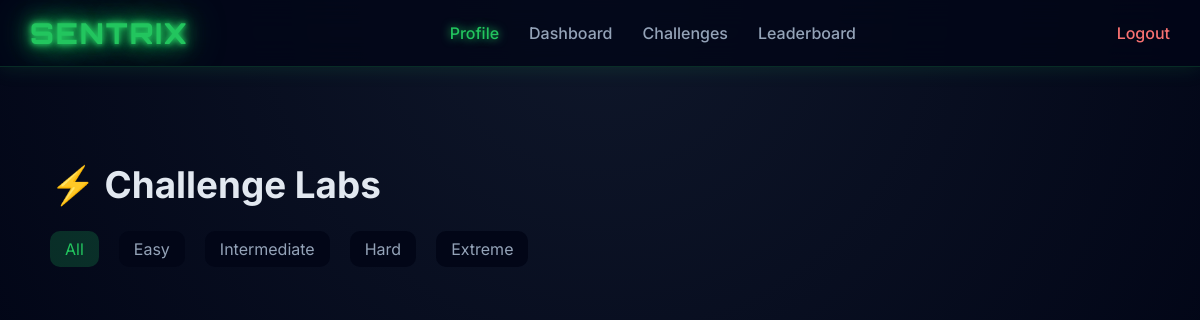
The page /public/challenges.php on the database as committed earlier.
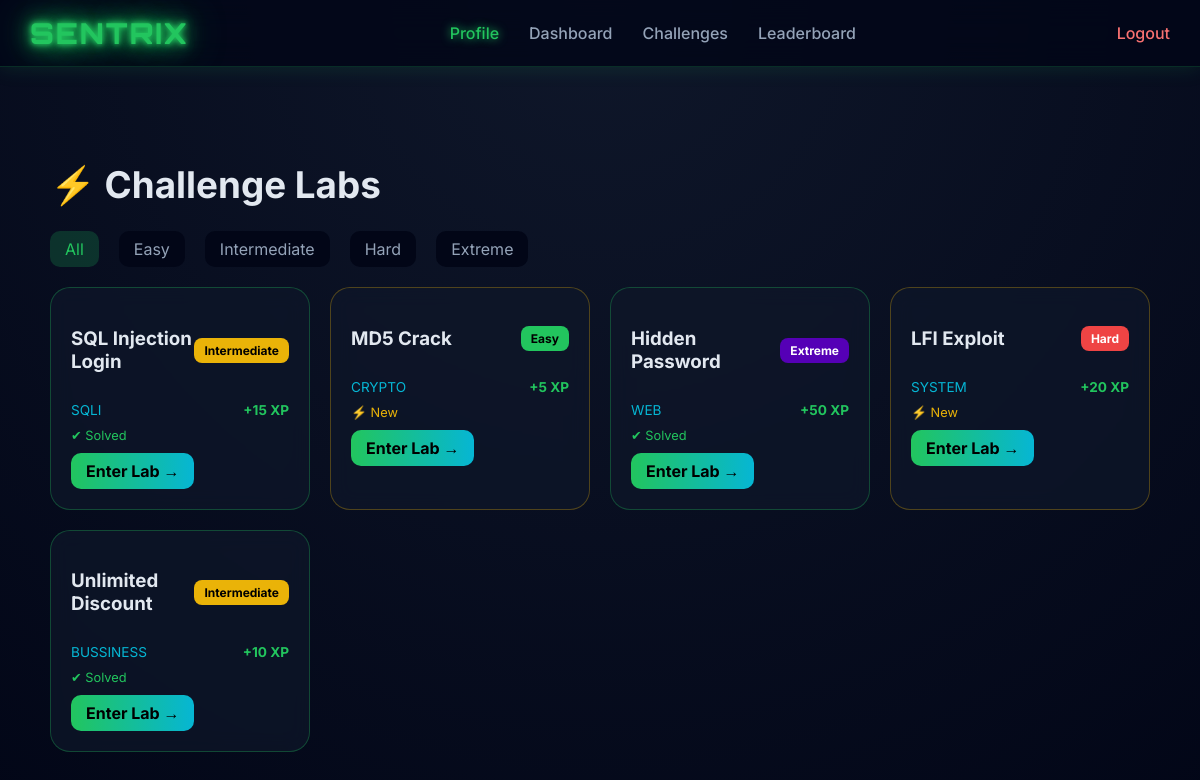
The same page on the database as committed later.
### tables this page shows
CREATE TABLE `challenges` (
  `id` int(11) NOT NULL,
  `title` varchar(255) DEFAULT NULL,
  `description` text DEFAULT NULL,
  `type` varchar(50) DEFAULT NULL,
  `difficulty` varchar(20) DEFAULT NULL,
  `points` int(11) DEFAULT 10,
  `correct_answer` varchar(255) DEFAULT NULL,
  `explanation` text DEFAULT NULL,
  `created_at` timestamp NOT NULL DEFAULT current_timestamp()
);

### app/models/Challenge.php (called while the page is built, shortened)
<?php
class Challenge {
    private $conn;
    public function __construct($db) {
        $this->conn = $db;
    }
    public function getAll() {
        $stmt = $this->conn->prepare("SELECT * FROM challenges");
        $stmt->execute();
        return $stmt->fetchAll(PDO::FETCH_ASSOC);
    }
}

### public/challenges.php (the view, shortened to what this page needs)
<?php
require_once __DIR__ . '/../views/header.php';
require_once __DIR__ . '/../app/models/Challenge.php';
$db = new Database();
$conn = $db->connect();
$challengeModel = new Challenge($conn);
$difficulty = $_GET['difficulty'] ?? 'all';
if ($difficulty === 'all') {
    $challenges = $challengeModel->getAll();
} else {
    $challenges = $challengeModel->getByDifficulty($difficulty);
}
?>
<main class="ix-container">
<h1 class="ix-title">⚡ Challenge Labs</h1>
<div class="challenge-filter">
  <a href="?difficulty=all" class="filter-btn <?= $difficulty=='all'?'active':'' ?>">All</a>
  <a href="?difficulty=easy" class="filter-btn <?= $difficulty=='easy'?'active':'' ?>">Easy</a>
  <a href="?difficulty=intermediate" class="filter-btn <?= $difficulty=='intermediate'?'active':'' ?>">Intermediate</a>
  <a href="?difficulty=hard" class="filter-btn <?= $difficulty=='hard'?'active':'' ?>">Hard</a>
  <a href="?difficulty=extreme" class="filter-btn <?= $difficulty=='extreme'?'active':'' ?>">Extreme</a>
</div>
<div class="challenge-grid">
<?php foreach ($challenges as $c):
  $cardDifficulty = strtolower($c['difficulty'] ?? 'easy');
  $points = $c['points'] ?? 10;
  $status = rand(0,1) ? "solved" : "new";
?>
  <div class="challenge-card <?= $status ?>">
    <div class="challenge-header">
      <h3><?= htmlspecialchars($c['title']) ?></h3>
      <span class="badge <?= $cardDifficulty ?>">
        <?= ucfirst($cardDifficulty) ?>
      </span>
    </div>
    <div class="challenge-meta">
      <span class="type"><?= strtoupper($c['type']) ?></span>
      <span class="points">+<?= $points ?> XP</span>
    </div>
    <div class="challenge-status <?= $status ?>">
      <?= $status === 'solved' ? '✔ Solved' : '⚡ New' ?>
    </div>
    <a href="/Sentrix/public/challenge.php?id=<?= $c['id'] ?>" class="challenge-btn">
      Enter Lab →
    </a>
  </div>
<?php endforeach; ?>
</div>
</main>
<?php require_once __DIR__ . '/../views/footer.php'; ?>

### views/header.php (shortened to what this page needs)
<!DOCTYPE html>
<html>
<head>
  <link rel="stylesheet" href="/sentrix/css/style.css?v=99">
</head>
<body>
<nav class="nav">
  <div class="nav-left">
    <span class="logo">SENTRIX</span>
  </div>
  <div class="nav-center">
    <a href="/Sentrix/public/user.php" class="nav-link active" >Profile</a>
    <a href="/Sentrix/public/index.php" class="nav-link">Dashboard</a>
    <a href="/Sentrix/public/challenges.php" class="nav-link">Challenges</a>
    <a href="/Sentrix/public/leaderboard.php" class="nav-link">Leaderboard</a>
  </div>
  <div class="nav-right">
    <a href="logout.php" class="nav-link logout">Logout</a>
  </div>
</nav>
<div class="content">

### views/footer.php (shortened to what this page needs)
</div>
</body>
</html>

### css/style.css (style rules this page uses)
body { margin: 0; font-family: 'Inter', sans-serif; background: radial-gradient(circle at top, #0f172a, #020617); color: #e2e8f0; overflow-x: hidden; }
.ix-container { max-width: 1200px; margin: auto; padding: 40px 20px; }
.ix-title { font-size: 2.3rem; font-weight: 700; }
.nav { overflow: hidden; position: sticky; top: 0; z-index: 1000; display: flex; justify-content: space-between; align-items: center; padding: 15px 30px; background: rgba(2, 6, 23, 0.8); backdrop-filter: blur(15px); border-bottom: 1px solid rgba(34,197,94,0.2); box-shadow: 0 0 20px rgba(34,197,94,0.15); }
.logo { font-family: 'Orbitron', sans-serif; font-size: 1.8rem; font-weight: 800; letter-spacing: 2px; color: #22c55e; text-shadow: 0 0 5px #22c55e, 0 0 10px #22c55e, 0 0 20px #22c55e, 0 0 40px #22c55e; }
.nav-center { display: flex; gap: 30px; }
.nav-link { position: relative; text-decoration: none; color: #94a3b8; font-weight: 500; transition: 0.3s; }
.nav-link::after { content: ''; position: absolute; bottom: -5px; left: 0; width: 0%; height: 2px; background: #22c55e; box-shadow: 0 0 10px #22c55e; transition: 0.3s; }
.nav-link.active { color: #22c55e; text-shadow: 0 0 10px #22c55e; }
.logout { color: #f87171; }
.content { padding: 30px; }
.challenge-filter { margin-bottom: 20px; display: flex; gap: 10px; }
.challenge-grid { display: grid; grid-template-columns: repeat(auto-fit, minmax(250px, 1fr)); gap: 20px; }
.challenge-card { background: rgba(15, 23, 42, 0.7); border: 1px solid rgba(255,255,255,0.05); backdrop-filter: blur(10px); border-radius: 20px; padding: 20px; transition: 0.3s; }
.challenge-header { display: flex; justify-content: space-between; align-items: center; }
.challenge-btn { display: inline-block; padding: 8px 15px; border-radius: 10px; background: linear-gradient(90deg,#22c55e,#06b6d4); color: black; text-decoration: none; font-weight: bold; }
.badge { padding: 5px 10px; border-radius: 8px; font-size: 0.75rem; font-weight: bold; }
.badge.easy { background: #22c55e; color: black; }
.badge.intermediate { background: #eab308; color: black; }
.badge.hard { background: #ef4444; color: white; }
.badge.extreme { background: #5500b6; color: white; }
.challenge-meta { display: flex; justify-content: space-between; margin: 10px 0; font-size: 0.85rem; }
.challenge-meta .type { color: #06b6d4; }
.challenge-meta .points { color: #22c55e; font-weight: bold; }
.challenge-status { font-size: 0.8rem; margin-bottom: 10px; }
.challenge-status.solved { color: #22c55e; }
.challenge-status.new { color: #eab308; }
.challenge-card.solved { border: 1px solid rgba(34,197,94,0.3); }
.challenge-card.new { border: 1px solid rgba(234,179,8,0.3); }
.filter-btn { padding: 8px 15px; border-radius: 10px; background: #020617; color: #94a3b8; text-decoration: none; margin-right: 10px; transition: 0.3s; }
.filter-btn.active { color: #22c55e; background: rgba(34,197,94,0.2); }

Rows that differ between the two databases and show on the page:
added challenges: title "SQL Injection Login", difficulty "Intermediate", type "SQLI", points "15", shows "✔ Solved"
added challenges: title "MD5 Crack", difficulty "Easy", type "CRYPTO", points "5", shows "⚡ New"
added challenges: title "Hidden Password", difficulty "Extreme", type "WEB", points "50", shows "✔ Solved"
added challenges: title "LFI Exploit", difficulty "Hard", type "SYSTEM", points "20", shows "⚡ New"
added challenges: title "Unlimited Discount", difficulty "Intermediate", type "BUSSINESS", points "10", shows "✔ Solved"
